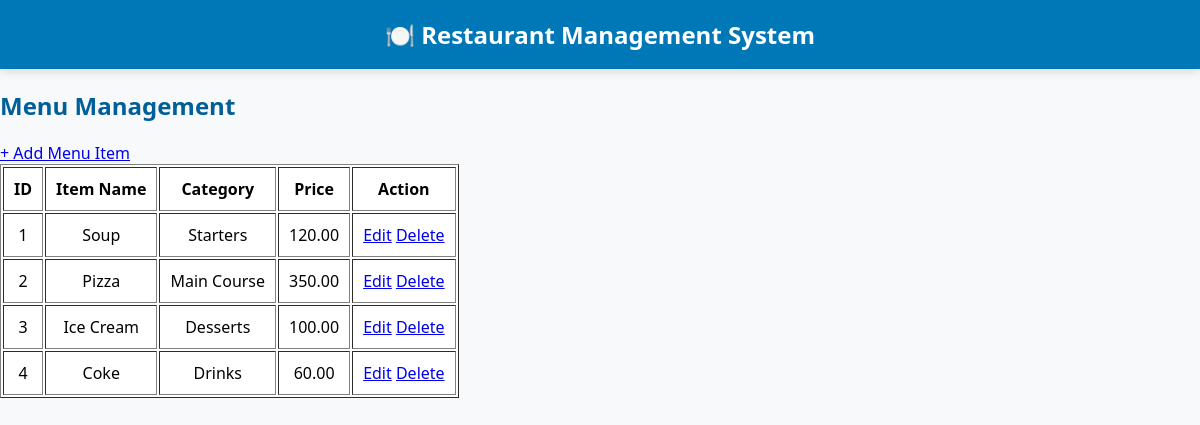
/menu_list.php (signed in), run on the app's committed database.
### tables this page shows
CREATE TABLE IF NOT EXISTS `menu` (
  `id` int NOT NULL AUTO_INCREMENT,
  `item_name` varchar(100) NOT NULL,
  `category_id` int NOT NULL,
  `price` decimal(10,2) NOT NULL,
  PRIMARY KEY (`id`),
  KEY `category_id` (`category_id`)
);

CREATE TABLE IF NOT EXISTS `category` (
  `id` int NOT NULL AUTO_INCREMENT,
  `category_name` varchar(100) NOT NULL,
  PRIMARY KEY (`id`),
  UNIQUE KEY `category_name` (`category_name`)
);

### menu_list.php (the view, shortened to what this page needs)
<?php
include "config.php";
?>
<?php
include "header.php";
$result = mysqli_query($conn,"
SELECT menu.id,
       menu.item_name,
       category.category_name,
       menu.price
FROM menu
JOIN category
ON menu.category_id = category.id
");
?>
<h2>Menu Management</h2>
<a href="menu_create.php">+ Add Menu Item</a>
<table border="1" cellpadding="10">
<tr>
    <th>ID</th>
    <th>Item Name</th>
    <th>Category</th>
    <th>Price</th>
    <th>Action</th>
</tr>
<?php while($row=mysqli_fetch_assoc($result)){ ?>
<tr>
<td><?php echo $row['id']; ?></td>
<td><?php echo $row['item_name']; ?></td>
<td><?php echo $row['category_name']; ?></td>
<td><?php echo $row['price']; ?></td>
<td>
<a href="menu_edit.php?id=<?php echo $row['id']; ?>">Edit</a>
<a href="menu_delete.php?id=<?php echo $row['id']; ?>"
onclick="return confirm('Delete this item?')">Delete</a>
</td>
</tr>
<?php } ?>
</table>

### style.css (style rules this page uses)
h1,h2,h3 { color:#005f99; }
table { background:white; }
table th { text-align:center; }
table td { text-align:center; vertical-align:middle; }

### data on the page
menu: id "1", item_name "Soup", category.category_name "Starters", price "120.00"
menu: id "2", item_name "Pizza", category.category_name "Main Course", price "350.00"
menu: id "3", item_name "Ice Cream", category.category_name "Desserts", price "100.00"
menu: id "4", item_name "Coke", category.category_name "Drinks", price "60.00"
